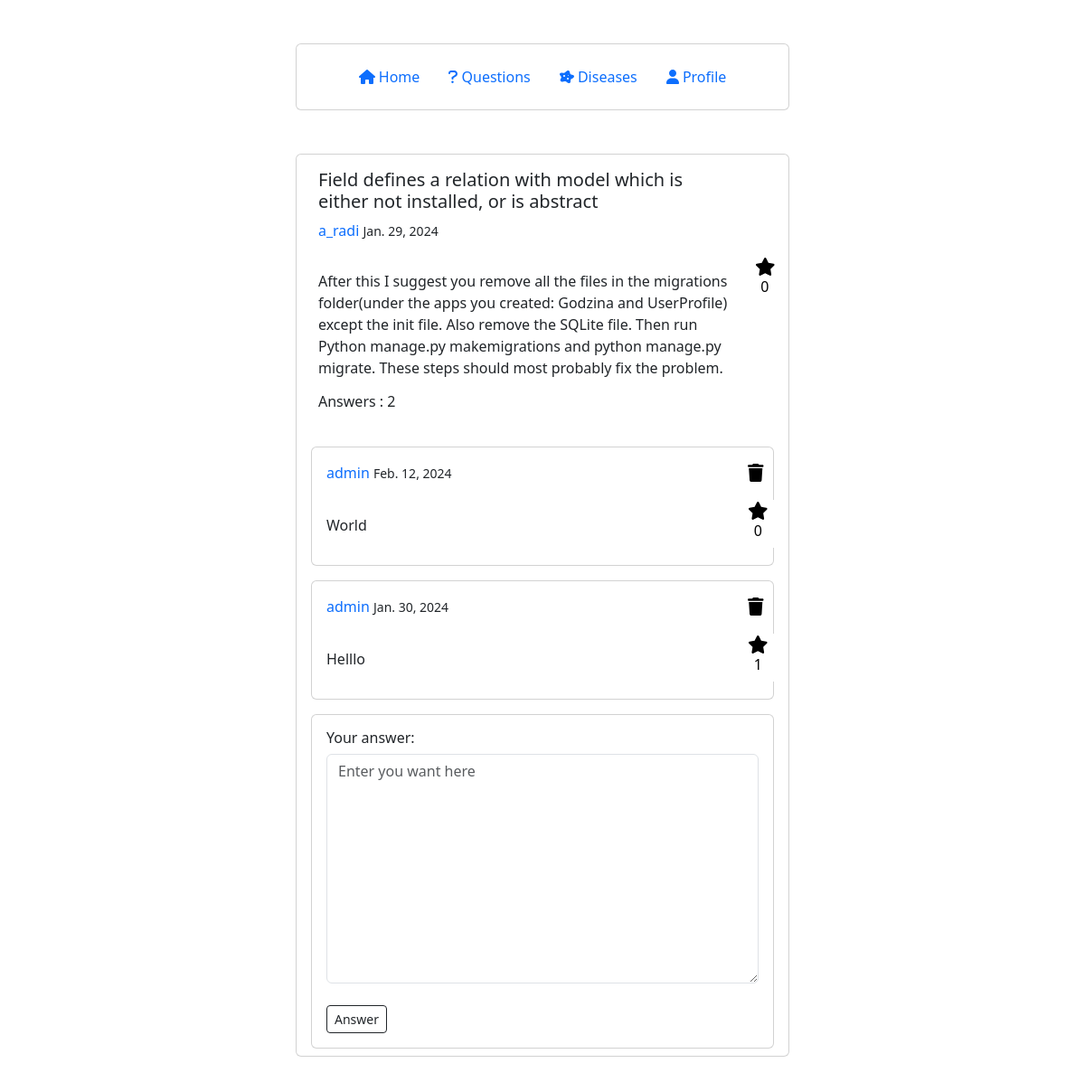
Before: /detail_question/2/ (signed in) with the older database file.
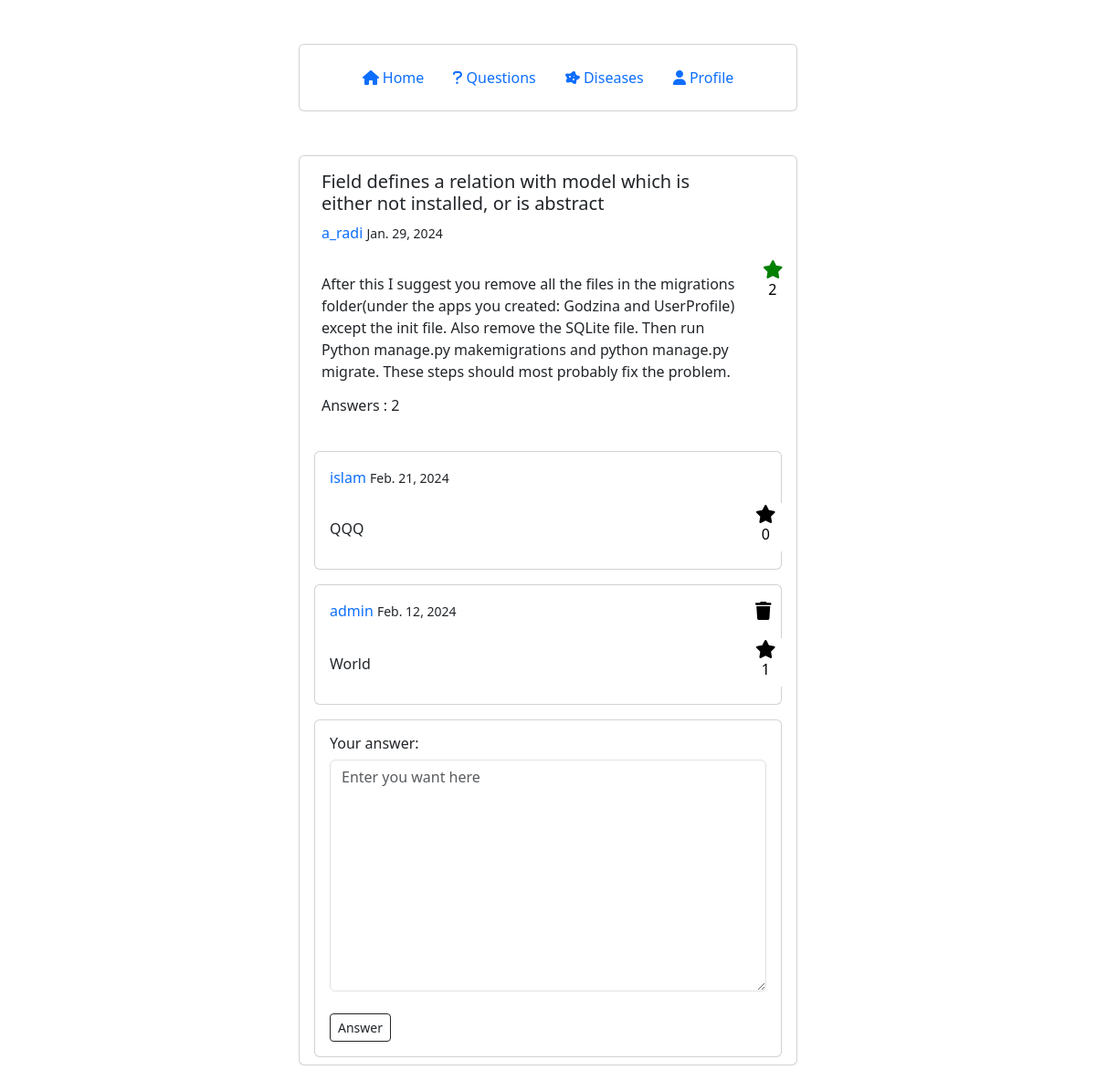
After: the same page with the newer database file.
### account/models.py (models this page shows, shortened)
class Question(models.Model):
    STATUS = (
        ('Not Answered', 'Not Answered'),
        ('Answered', 'Answered'),
    )
    user = models.ForeignKey(User, on_delete=models.CASCADE, null=True)
    title = models.CharField(max_length=100, unique=True, null=True)
    body = models.TextField(max_length=1000, null=True)
    created_on = models.DateTimeField(auto_now_add=True, null=True)
    last_modified = models.DateTimeField(auto_now=True, null=True)
    question_votes_count = models.PositiveIntegerField(default=0, null=True)
    status = models.CharField(max_length=200, default="Not Answered", choices=STATUS, null=True)

class Answer(models.Model):
    user = models.ForeignKey(User, on_delete=models.CASCADE, null=True)
    question = models.ForeignKey(Question, on_delete=models.CASCADE, null=True)
    body = models.TextField(max_length=1000, null=True)
    created_on = models.DateTimeField(auto_now_add=True, null=True)
    last_modified = models.DateTimeField(auto_now=True, null=True)
    answer_votes_count = models.PositiveIntegerField(default=0, null=True)

### account/views.py (the view, shortened to what this page needs)
# urls.py: path("detail_question/<int:pk_question>/", views.detail_question, name="detail_question"),
@login_required(login_url='login')
def detail_question(request, pk_question):
    user = request.user
    question = Question.objects.get(pk=pk_question)
    if request.method == "GET":
        question_vote = QuestionVotes.objects.filter(user=user, question=question)
        answers = Answer.objects.filter(question=question).order_by("-created_on")
        answer_votes = AnswerVotes.objects.filter(user=user)
        combined_data = {}                          # Assuming posts and likes are lists or querysets
        for answer in answers:                      # Initialize combined_data with 'unvote' for all answers
            combined_data[answer] = 'unvote'
        for vote in answer_votes:                   # Update combined_data based on likes
            if vote.answer in combined_data:
                combined_data[vote.answer] = 'vote'
        answer_form = AnswerForm()
        context = {
            'question': question,
            'question_vote': question_vote,
            'combined_data': combined_data,
            'answer_form': answer_form,
            }
        return render(request, "question/detail_question.html", context)

### account/forms.py
class AnswerForm(forms.Form):
    body = forms.CharField(
        widget=forms.Textarea(
            attrs={"class": "form-control", "placeholder": "Enter you want here", "rows": 10}
        )
    )

### account/templates/question/detail_question.html (shortened to what the changed rows need)
{% extends "base.html" %}
{% block page_content %}
    <div class="container mt-5 mb-5">
        <div class="row d-flex align-items-center justify-content-center">
            <div class="col-md-6">
                <div class="card">
                    <div class="p-2 ">
                        <div class="row px-3 py-2">
                            <div class="col-10">
                                <h5> {{ question.title }} </h5>
                                {% if user == question.user %}
                                    <a style="text-decoration: none" href="{% url 'user_profile' %}">
                                        <span class="font-weight-bold"> {{ question.user }} </span>
                                    </a>
                                    <small >{{ question.created_on.date }}</small>
                                {% else %}
                                    <a style="text-decoration: none" href="{% url 'user_profile_everyone' question.user.id %}">
                                        <span class="font-weight-bold"> {{ question.user }} </span>
                                    </a>
                                    <small >{{ question.created_on.date }}</small>
                                {% endif %}
                            </div>
                        </div>
                        <div class="row px-3 py-2">
                            <div class="col-11">
                                <p> {{ question.body | linebreaks | safe }} </p>
                                <h6> Answers : {{ question.answer_set.count }} </h6>
                            </div>
                            <div class="col-1 text-center">
                                <form method="post">
                                    {% if question_vote %}
                                        <button type="submit" style="border: none; outline: none; background-color: #ffffff;">
                                            <i style="text-decoration: none; color:green; font-size:20px" class="fa fa-star"></i>
                                            <h6> {{ question.question_votes_count }} </h6>
                                        </button>
                                    {% else %}
                                        <button type="submit" style="border: none; outline: none; background-color: #ffffff;">
                                            <i style="text-decoration: none; color:black; font-size:20px" class="fa fa-star"></i>
                                            <h6> {{ question.question_votes_count }} </h6>
                                        </button>
                                    {% endif %}
                                </form>
                            </div>
                        </div>
                    </div>
                    {% for answer, vote in combined_data.items %}
                        <div class="p-2 px-3">
                            <div class="card">
                                <div class="p-2 ">
                                    <div class="row px-2 py-2">
                                        <div class="col-11">
                                            {% if user == answer.user %}
                                                <a style="text-decoration: none" href="{% url 'user_profile' %}">
                                                    <span class="font-weight-bold"> {{ answer.user }} </span>
                                                </a>
                                                <small >{{ answer.created_on.date }}</small>
                                            {% else %}
                                                <a style="text-decoration: none" href="{% url 'user_profile_everyone' answer.user.id %}">
                                                    <span class="font-weight-bold"> {{ answer.user }} </span>
                                                </a>
                                                <small >{{ answer.created_on.date }}</small>
                                            {% endif %}
                                        </div>
                                        {% if user == answer.user %}
                                            <div class="col-1 text-center">
                                                <button style="border: none; outline: none; background-color: #ffffff;">
                                                    <a style="color: black;" href="{% url 'delete_answer' question.id answer.id %}">
                                                        <i class="fa fa-trash" style="font-size:20px"></i>
                                                    </a>
                                                </button>
                                            </div>
                                        {% endif %}
                                    </div>
                                    <div class="row px-2 py-2">
                                        <div class="col-11">
                                            <p> {{ answer.body | linebreaks | safe }} </p>
                                        </div>
                                        <div class="col-1">
                                            <form action="{% url 'vote_answer' question.id answer.id %}" method="post">
                                            <form method="post">
                                                {% if vote == "vote" %}
                                                    <button type="submit" style="border: none; outline: none; background-color: #ffffff;">
                                                        <i style="text-decoration: none; color:green; font-size:20px" class="fa fa-star"></i>
                                                        <h6> {{ answer.answer_votes_count }} </h6>
                                                    </button>
                                                {% else %}
                                                    <button type="submit" style="border: none; outline: none; background-color: #ffffff;">
                                                        <i style="text-decoration: none; color:black; font-size:20px" class="fa fa-star"></i>
                                                        <h6> {{ answer.answer_votes_count }} </h6>
                                                    </button>
                                                {% endif %}
                                            </form>
                                        </div>
                                    </div>
                                </div>
                            </div>
                        </div>
                    {% endfor %}
                </div>
            </div>
        </div>
    </div>
{% endblock page_content %}

Changed rows visible on the page:
removed Answer: user "admin", created_on "Jan. 30, 2024", body "Helllo", answer_votes_count "1"
changed Question "a_radi": question_votes_count "0" → "2"
added Answer: user "islam", created_on "Feb. 21, 2024", body "QQQ", answer_votes_count "0"
changed Answer "World": answer_votes_count "0" → "1"
